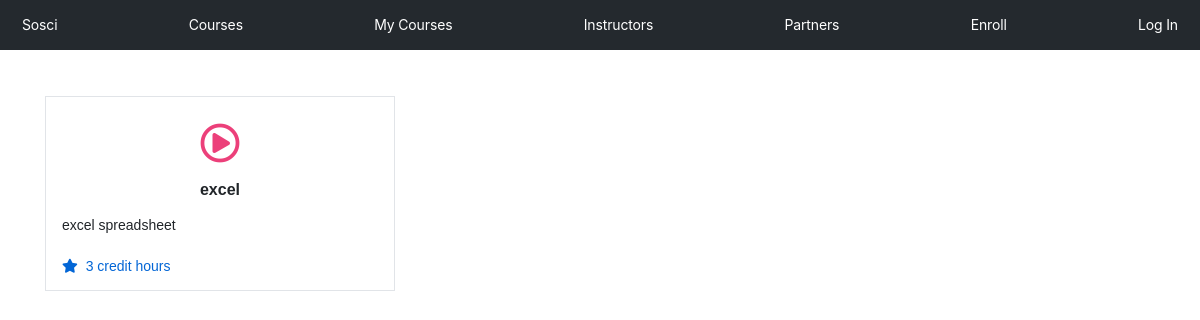
The page /course/list on the database as committed earlier.
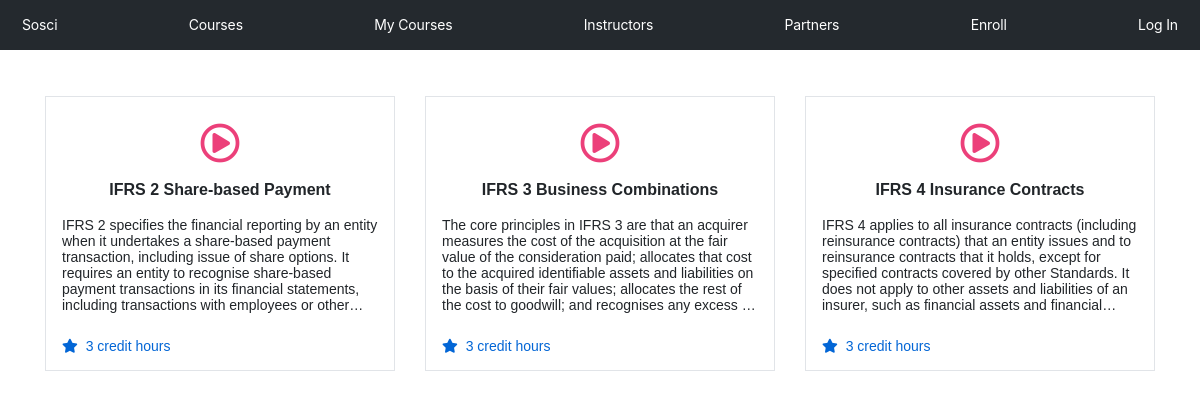
The same page on the database as committed later.
### course/models.py (models this page shows)
class Course(models.Model):
	  name = models.CharField(max_length=200, null=True, blank=True)
	  description = models.CharField(max_length=300, null=True, blank=True)
	  picture = models.CharField(max_length=250, null=True, blank=True,help_text="a url pointing directly to a preview image of the first video in a course")
	  user = models.ForeignKey(settings.AUTH_USER_MODEL, related_name='courses', blank=True, null=True)

### course/views.py (the view)
class CourseListView(ListView):
    template_name = "course/course_list.html"
    paginate_by = 10
    model = models.Course

### course/templates/course/course_list.html (shortened to what this page needs)
{% extends "layout/base.html" %}
{% load static %}
{% block content %}
<div id="course-list" class="row">
	{% for object in object_list %}
    <div class="col-lg-4 col-md-4 col-sm-4 col-xs-12 px-1.5">
      <a href="{% url 'course:course-detail' object.pk %}">
        <div class="border p-3">
          <div class="box-part text-center">
            <i class="far fa-play-circle"></i>
            <div class="title">
              <h3>{{object.name}}</h3>
            </div>
          </div>
          <div class="text">
            <p class="line-clamp">{{object.description}}</p>
          </div>
          <div class="credit-hours">
            <i class="fas fa-star mr-1"></i>
            <span>3 credit hours</span>
          </div>
        </div>
      </a>
    </div>
{% empty %}
    <p>No courses yet.</p>
{% endfor %}
</div>
{% endblock content %}

### sosci/templates/layout/base.html (shortened to what this page needs)
{% load static %}
<!DOCTYPE html>
<html class="no-js" lang="en">
<head>
  {% block styles %}
  <link href="{% static 'css/bootstrap.css' %}" rel="stylesheet" type="text/css"/>
  <link href="{% static 'css/fontawesome/all.css' %}" rel="stylesheet" type="text/css"/>
  <link href="{% static 'css/default.css' %}" rel="stylesheet" type="text/css"/>
  {% endblock styles %}
</head>
<body id="{% block body_id %}default{% endblock %}" class="{% block body_class %}default{% endblock %}">
    {% block navbar %}
{% if request.user.is_authenticated and request.user.is_staff %}
<nav id="sosci-nav" class="navbar navbar-expand-md">
  <div class="content">
    <div class="header">
      <div class="d-flex flex-row">
        <button class="navbar-toggler" type="button" data-toggle="collapse" data-target="#navbarSupportedContent" aria-controls="navbarSupportedContent" aria-expanded="false" aria-label="Toggle navigation">
          <span class="navbar-toggler-icon">
            <i class="fas fa-bars"></i>
          </span>
        </button>
        <a class="sosci-logo-m nav-link-m" href="{% url 'index' %}">Sosci Admin</a>
      </div>
    </div>
    <div class="" id="navbarSupportedContent">
      <ul class="list">
        <li class="item"><a class="nav-link" href="{% url 'index' %}">Sosci Admin</a></li>
        <li class="item"><a class="nav-link" href="{% url 'index' %}">Courses</a></li>
        <li class="item"><a class="nav-link" href="{% url 'course:course-create-form' %}">Create Course</a></li>
        <li class="item"><a class="nav-link">Instructors</a></li>
        <li class="item"><a class="nav-link">Partners</a></li>
        <li class="item"><a class="nav-link" >Enroll</a></li>
        <li class="item"><a class="nav-link">Log In</a></li>
      </ul>
    </div>
  </div>
</nav>
{% else %}
<nav id="sosci-nav" class="navbar navbar-expand-md">
  <div class="content">
    <div class="" id="navbarSupportedContent">
      <ul class="list">
        <li class="item"><a class="nav-link" href="{% url 'index' %}">Sosci</a></li>
        <li class="item"><a class="nav-link" href="{% url 'index' %}">Courses</a></li>
        <li class="item"><a class="nav-link" >My Courses</a></li>
        <li class="item"><a class="nav-link">Instructors</a></li>
        <li class="item"><a class="nav-link">Partners</a></li>
        <li class="item"><a class="nav-link" >Enroll</a></li>
        <li class="item"><a class="nav-link">Log In</a></li>
      </ul>
    </div>
  </div>
</nav>
{% endif %}
    {% endblock navbar %}
    <main role="main" class="mt-5 pt-5">
<div class="container">
        {% block content %}{% endblock content %}
</div>
</main>
</body>
</html>

### sosci/templates/partials/alert_messages.html (shortened to what this page needs)
{% load string_filters %}

### sosci/static/css/default.css (style rules this page uses)
body { font-family: -apple-system, BlinkMacSystemFont, "Segoe UI", Roboto, Helvetica, Arial, sans-serif, "Apple Color Emoji", "Segoe UI Emoji", "Segoe UI Symbol"; }
a, abbr, acronym, address, applet, article, aside, audio, b, big, blockquote, body, canvas, caption, center, cite, code, dd, del, details, dfn, div, dl, dt, em, embed, fieldset, figcaption, figure, footer, form, h1, h2, h3, h4, h5, h6, header, hgroup, html, i, iframe, img, ins, kbd, label, legend, li, mark, menu, nav, object, ol, output, p, pre, q, ruby, s, samp, section, small, span, strike, strong, sub, summary, sup, table, tbody, td, tfoot, th, thead, time, tr, tt, u, ul, var, video { border: 0; font: inherit; margin: 0; padding: 0; vertical-align: baseline; }
article, aside, footer, header, nav, main, section, summary, details, hgroup, figure, figcaption { display: block; }
#sosci-nav { position: absolute; top: 0; right: 0; left: 0; z-index: 9999; display: block; margin: 0; width: 100%; height: 50px; max-height: 50px; background-color: #24292e; color: hsla(0,0%,100%,.7); font-size: 17px; -webkit-user-select: none; -moz-user-select: none; -ms-user-select: none; user-select: none; }
#sosci-nav .content { margin: 0 auto; max-width: 100%; padding: 0 22px; position: relative; z-index: 2; padding-left: calc(22px + constant(safe-area-inset-left)); padding-right: calc(22px + constant(safe-area-inset-right)); }
#sosci-nav .list { cursor: default; margin: 0 -10px; width: auto; height: 50px; display: -webkit-box; display: -ms-flexbox; display: flex; -webkit-box-pack: justify; -ms-flex-pack: justify; justify-content: space-between; -webkit-user-select: none; -moz-user-select: none; -ms-user-select: none; user-select: none; }
#sosci-nav .nav-link { font-size: 14px; line-height: 3.571; font-weight: 400; letter-spacing: -.01em; font-family: "SF Pro Text","Myriad Set Pro","SF Pro Icons","Helvetica Neue","Helvetica","Arial",sans-serif; color: #fff; position: relative; z-index: 1; display: inline-block; padding: 0 10px; height: 50px; opacity: 1; background: no-repeat; text-decoration: none; white-space: nowrap; -webkit-transition: opacity 0.2s cubic-bezier(0.645, 0.045, 0.355, 1); transition: opacity 0.2s cubic-bezier(0.645, 0.045, 0.355, 1); -webkit-tap-highlight-color: transparent; outline-offset: -7px; }
#sosci-nav ul { list-style: none; }
#sosci-nav { padding: 0px; }
.box-part { background: #FFF; border-radius: 0; margin: 10px 0px; }
.border { border: 1px solid #e1e4e8!important; }
.box-part>.fas, .box-part>.far { font-size: 40px; color: #ec407a ; margin-bottom: 18px; }
.title { font-family: arial; font-weight: 600; font-size: 16px; }
.p-3 { font-family: Helvetica; }
#course-list a, #course-list a:hover { text-decoration: none !important; }
#course-list .line-clamp { text-overflow: ellipsis; overflow: hidden; display: -webkit-box; -webkit-line-clamp: 6; -webkit-box-orient: vertical; }
.credit-hours { color: #0366d6; font-family: Helvetica; font-size: 14px; }
#course-list .text { width: 316px; }
#course-list .title, #course-list .text { color: #212529; }
.text { font-family: Helvetica; font-size: 14px; padding-top: 8px; padding-bottom: 25px; }

Rows that differ between the two databases and show on the page:
removed Course: name "excel", description "excel spreadsheet"
added Course: name "IFRS 2 Share-based Payment", description "IFRS 2 specifies the financial reporting by an entity when it undertakes a share-based payment transaction, including issue of share options. It requires an entity to recognise share-based payment transactions in its financial statements, including transactions with employees or…"
added Course: name "IFRS 3 Business Combinations", description "The core principles in IFRS 3 are that an acquirer measures the cost of the acquisition at the fair value of the consideration paid; allocates that cost to the acquired identifiable assets and liabilities on the basis of their fair values; allocates the rest of the cost to goodwill; and recognises any excess…"
added Course: name "IFRS 4 Insurance Contracts", description "IFRS 4 applies to all insurance contracts (including reinsurance contracts) that an entity issues and to reinsurance contracts that it holds, except for specified contracts covered by other Standards. It does not apply to other assets and liabilities of an insurer, such as financial assets and…"
